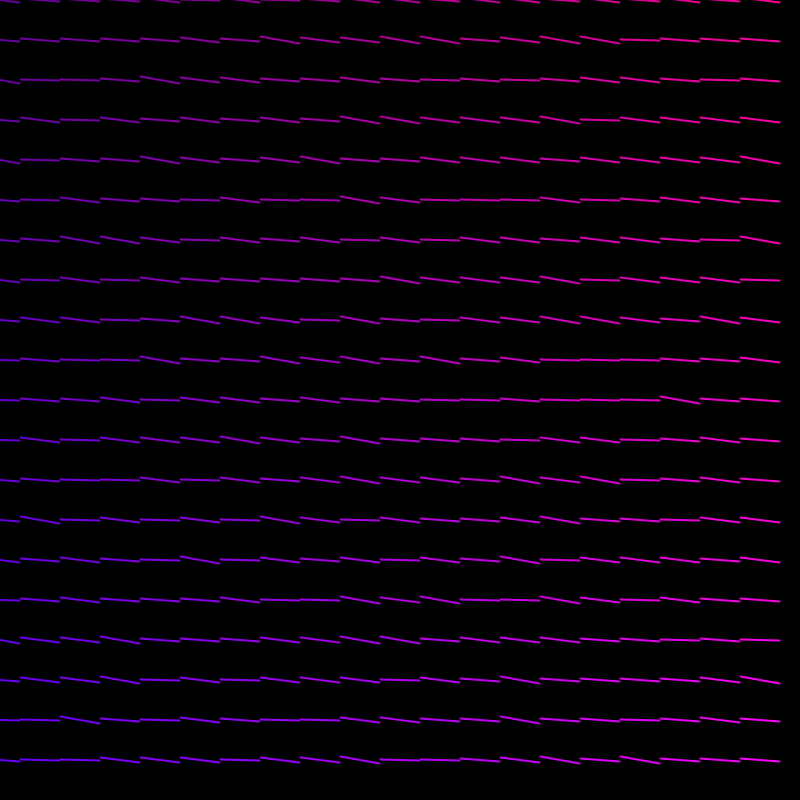
Frame 1 (no input)
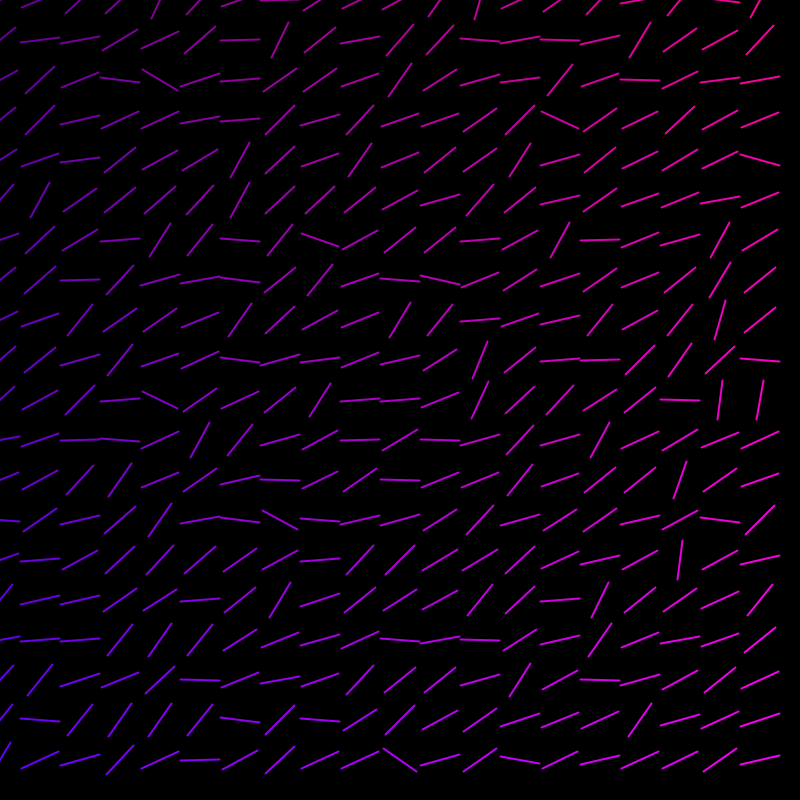
Frame 60 (the mouse pressed at the canvas centre just before this capture)
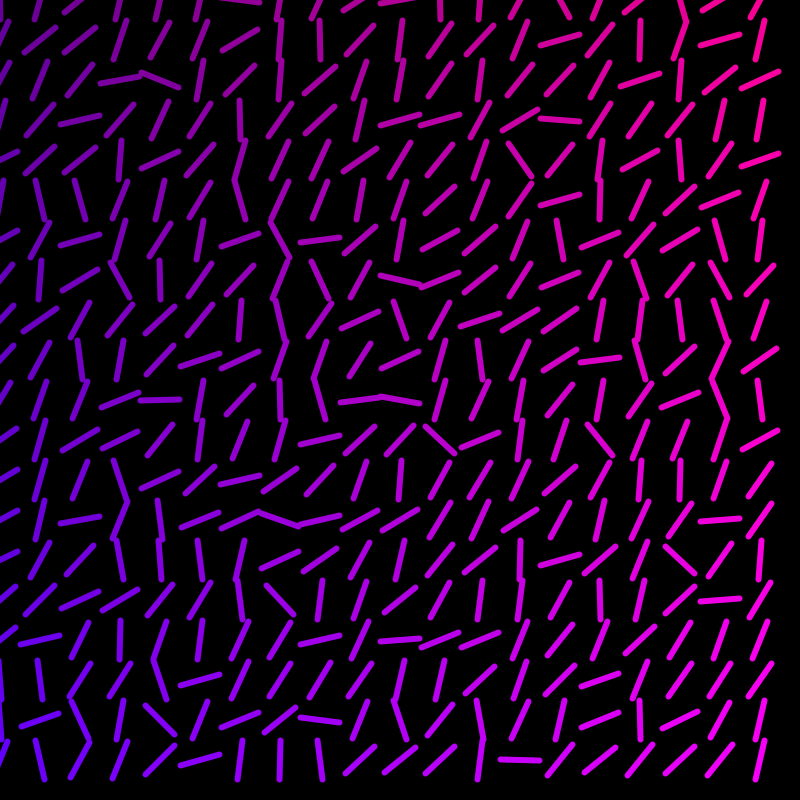
Frame 120 (the mouse held since frame 60 and released just before this capture)

The Processing sketch that drew these frames (run headless with seeded random() and noise(); from frame 60 on, the mouse is pressed at the canvas centre):

// Processing sketch: Part_4
// ── Part_4.pde
// Code 1 FA_18
// Bryan Ma

// 2d arrays part 3

// this sketch uses a 2d array of floats, used to store values that will be used as 
//  angles for matrix transformations. it creates the array with random angles, 
//  then draws lines at those angles in the draw loop.

// change the sketch so that the angles in setup are mapped somehow to the value of 
//  i and/or j. then in the draw loop, change the value of the angle at every position
//  in the 2d array by some amount, to make each line rotate. (see the gif in this folder for an example)
// experiment with sizes, shapes, colors, and adding additional 2d arrays to create 
// more values to store, draw with, and modify at runtime. 

int gridW = 20;
int gridH = 20;

float[][] angles = new float[gridW][gridH];
float[][] spin = new float[gridW][gridH];
float[][] colors = new float[gridW][gridH];

void setup() {
  size(800, 800);
  for (int i = 0; i < gridW; i++) {
    for (int j = 0; j < gridH; j++) {
      float r = map(i,0,20,0,360);
      angles[i][j] = r;
    }
  }
}

void draw() {
  background(0);
  
  for (int i = 0; i < gridW; i++) {
    for (int j = 0; j < gridH; j++) {
      spin[i][j] += random(1,10);
      //couldn't figure out how to do this with a 2d array
      float r= colors[i][j]=map(i,0,20,100,255); 
      float b= colors[i][j]=map(j,0,20,150,255);  
      stroke(r,0,b);
      float sW = map(mouseX, 0, 800, 2, 10);
      strokeWeight(sW);
      pushMatrix();
      translate(i * width/gridW, j * height/gridH);
      rotate(radians(spin[i][j]));
      line(-width/gridW*0.5, 0, width/gridW*0.5, 0);
      popMatrix();
    }
  }
}
